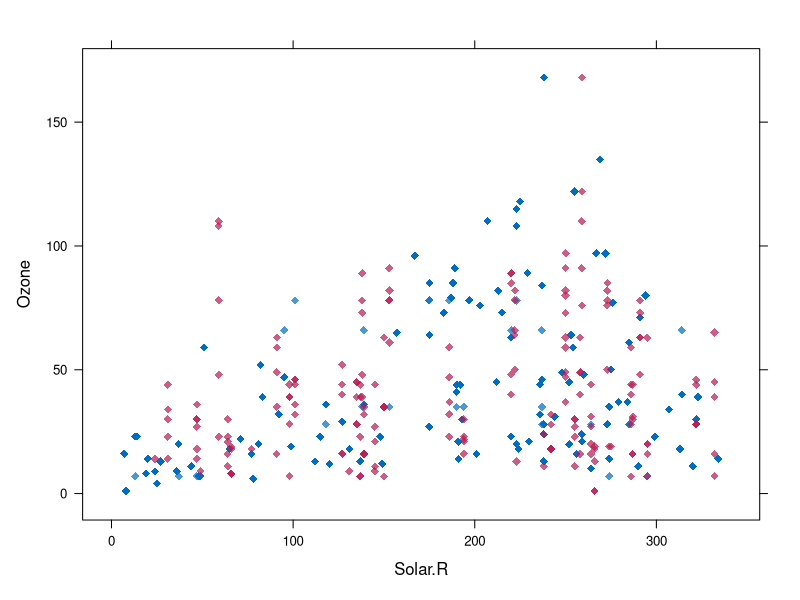
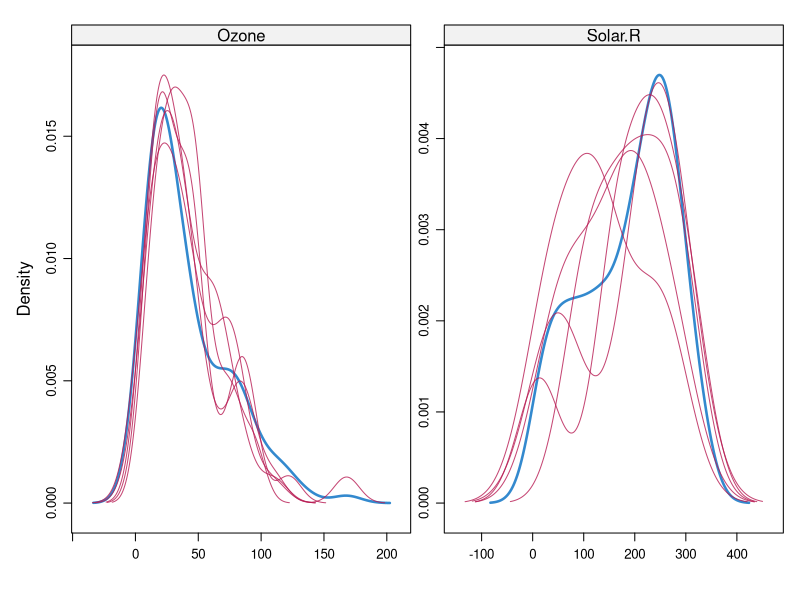
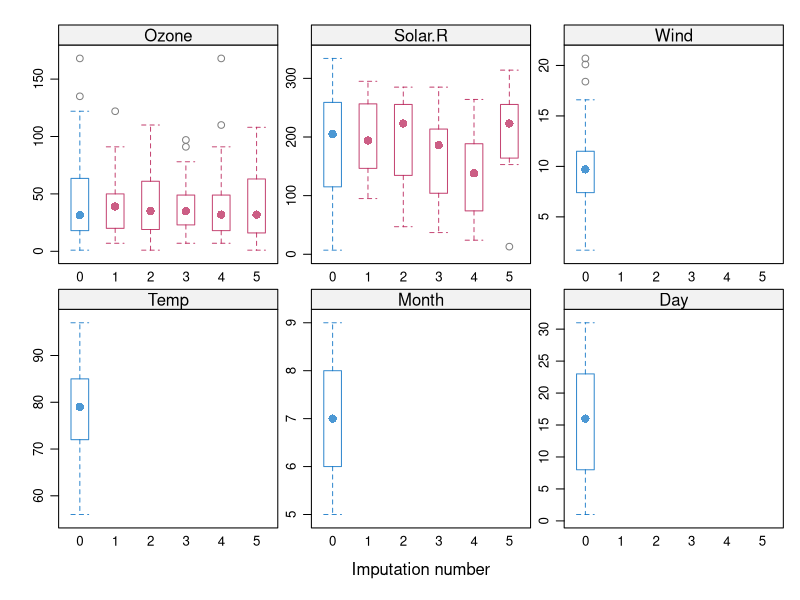

These figures' R source, in order:
# Este paquete puede usarse para imputar valores perdidos en
# variables de todo tipo
library(mice)
library(lattice)

# se usa el conjunto airquality
datos <- airquality

# se determina el numero de instancias sin datos perdidos y con datos
# perdidos. A observar la comodidad de uso de las funciones ncc e nic
completos <- mice::ncc(datos)
incompletos <- mice::nic(datos)
cat("Datos completos: ",completos, " e incompletos: ",incompletos,"\n")

# se realiza la imputacion
imputados <- mice::mice(datos, m=5, meth="pmm")

# dispone de algunos metodos que imputan siempre a un unico
# valor, como por ejemplo "mean"
imputadosMean <- mice::mice(datos, m=1, meth="mean")

# pmm es el metodo por defecto. Puedes verse todos los metodos
# disponibles de la siguiente forma
methods(mice)

# se completa el conjunto de datos con las imputaciones
datosImputados <- mice::complete(imputados)

# se determina el numero de instancias sin datos perdidos y con datos
# perdidos en la parte ya limpia
completos <- mice::ncc(datosImputados)
incompletos <- mice::nic(datosImputados)
cat("Datos completos: ",completos, " e incompletos: ",incompletos,"\n")

# se muestra la imputacion para Ozone
imputados$imp$Ozone

# Se muestra un grafico para comprobar la distribucion de Ozone en los
# datos imputados en relacion a otras variables. Los puntos en azul
# repreentan datos observados y datos en rojo representan imputaciones
lattice::xyplot(imputados,Ozone ~ Solar.R,pch=18,cex=1)

# Se muestran las densidades de los datos imputados respecto de los
# observados
lattice::densityplot(imputados)

# Se muestran los diagramas de caja para las imputaciones
lattice::bwplot(imputados)

